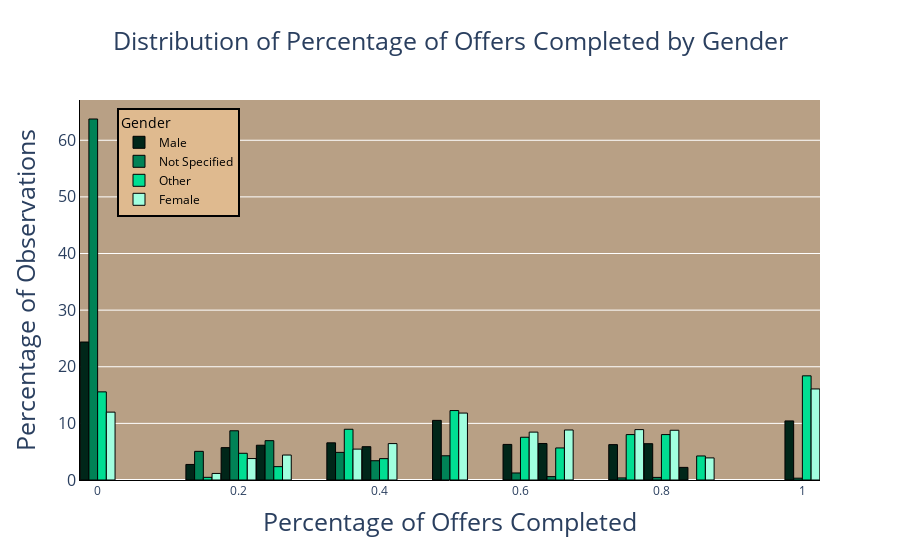

The notebook cell saved with this chart:
### Code cell
fig = px.histogram(G, x = 'percent_completed' ,color = 'gender', color_discrete_sequence=dcs,nbins=25,
                  title = 'Distribution of Percentage of Offers Completed by Gender',
                   histnorm = 'percent',
                   barmode = 'group',
                   labels = {
                       'gender':'Gender'
                   }
                  )
fig.update_layout(
    xaxis_title = 'Percentage of Offers Completed',
    yaxis_title = 'Percentage of Observations',
    title_x=0.5,
    plot_bgcolor = backgroundColor,
    title_font = dict(size = 25),
    bargap = 0.01,

    yaxis = dict(
        tickfont = dict(size=16),
        titlefont = dict(size = 25),
        linecolor = 'black',
    

    ),
    xaxis = dict(
        tickfont = dict(size=12),
        titlefont = dict(size =25),
        linecolor = 'black'  ,
   
    ),
    legend=dict(
        yanchor='top',
        y = .98,
        xanchor='left',
        x = 0.05,
        bgcolor = '#DFBA8F',
        bordercolor = 'black',
        borderwidth = 2,
        font = dict(
            color = 'black'
        )
    )   
)
fig.update_traces(
    marker_line_width=1,
    marker_line_color="black"

)
newnames = {'M':'Male', 'F':'Female', 'NS':'Not Specified', 'O':'Other'}
fig.for_each_trace(lambda t: t.update(name = newnames[t.name],
                                      legendgroup = newnames[t.name],
                                      hovertemplate = t.hovertemplate.replace(t.name, newnames[t.name])
                                     )
                  )

### Figure 1 — Plotly figure (JSON) as saved in the notebook; plotly's stock layout.template omitted (floating-point values rounded to 4 significant figures; data arrays with more than 128 entries replaced by an {"elided": "..."} marker saying what was removed)
{"data": [{"alignmentgroup": "True", "bingroup": "x", "histnorm": "percent", "hovertemplate": "Gender=Male<br>percent_completed=%{x}<br>percent=%{y}<extra></extra>", "legendgroup": "Male", "marker": {"color": "#002619", "line": {"color": "black", "width": 1}, "pattern": {"shape": ""}}, "name": "Male", "nbinsx": 25, "offsetgroup": "M", "orientation": "v", "showlegend": true, "type": "histogram", "x": {"elided": "8483 float values"}, "xaxis": "x", "yaxis": "y"}, {"alignmentgroup": "True", "bingroup": "x", "histnorm": "percent", "hovertemplate": "Gender=Not Specified<br>percent_completed=%{x}<br>percent=%{y}<extra></extra>", "legendgroup": "Not Specified", "marker": {"color": "#008256", "line": {"color": "black", "width": 1}, "pattern": {"shape": ""}}, "name": "Not Specified", "nbinsx": 25, "offsetgroup": "NS", "orientation": "v", "showlegend": true, "type": "histogram", "x": {"elided": "2174 float values"}, "xaxis": "x", "yaxis": "y"}, {"alignmentgroup": "True", "bingroup": "x", "histnorm": "percent", "hovertemplate": "Gender=Other<br>percent_completed=%{x}<br>percent=%{y}<extra></extra>", "legendgroup": "Other", "marker": {"color": "#00de92", "line": {"color": "black", "width": 1}, "pattern": {"shape": ""}}, "name": "Other", "nbinsx": 25, "offsetgroup": "O", "orientation": "v", "showlegend": true, "type": "histogram", "x": {"elided": "212 float values"}, "xaxis": "x", "yaxis": "y"}, {"alignmentgroup": "True", "bingroup": "x", "histnorm": "percent", "hovertemplate": "Gender=Female<br>percent_completed=%{x}<br>percent=%{y}<extra></extra>", "legendgroup": "Female", "marker": {"color": "#a1ffdf", "line": {"color": "black", "width": 1}, "pattern": {"shape": ""}}, "name": "Female", "nbinsx": 25, "offsetgroup": "F", "orientation": "v", "showlegend": true, "type": "histogram", "x": {"elided": "6125 float values"}, "xaxis": "x", "yaxis": "y"}], "layout": {"bargap": 0.01, "barmode": "group", "legend": {"bgcolor": "#DFBA8F", "bordercolor": "black", "borderwidth": 2, "font": {"color": "black"}, "title": {"text": "Gender"}, "tracegroupgap": 0, "x": 0.05, "xanchor": "left", "y": 0.98, "yanchor": "top"}, "plot_bgcolor": "#B8A085", "title": {"font": {"size": 25}, "text": "Distribution of Percentage of Offers Completed by Gender", "x": 0.5}, "xaxis": {"anchor": "y", "domain": [0, 1], "linecolor": "black", "tickfont": {"size": 12}, "title": {"font": {"size": 25}, "text": "Percentage of Offers Completed"}}, "yaxis": {"anchor": "x", "domain": [0, 1], "linecolor": "black", "tickfont": {"size": 16}, "title": {"font": {"size": 25}, "text": "Percentage of Observations"}}}}
